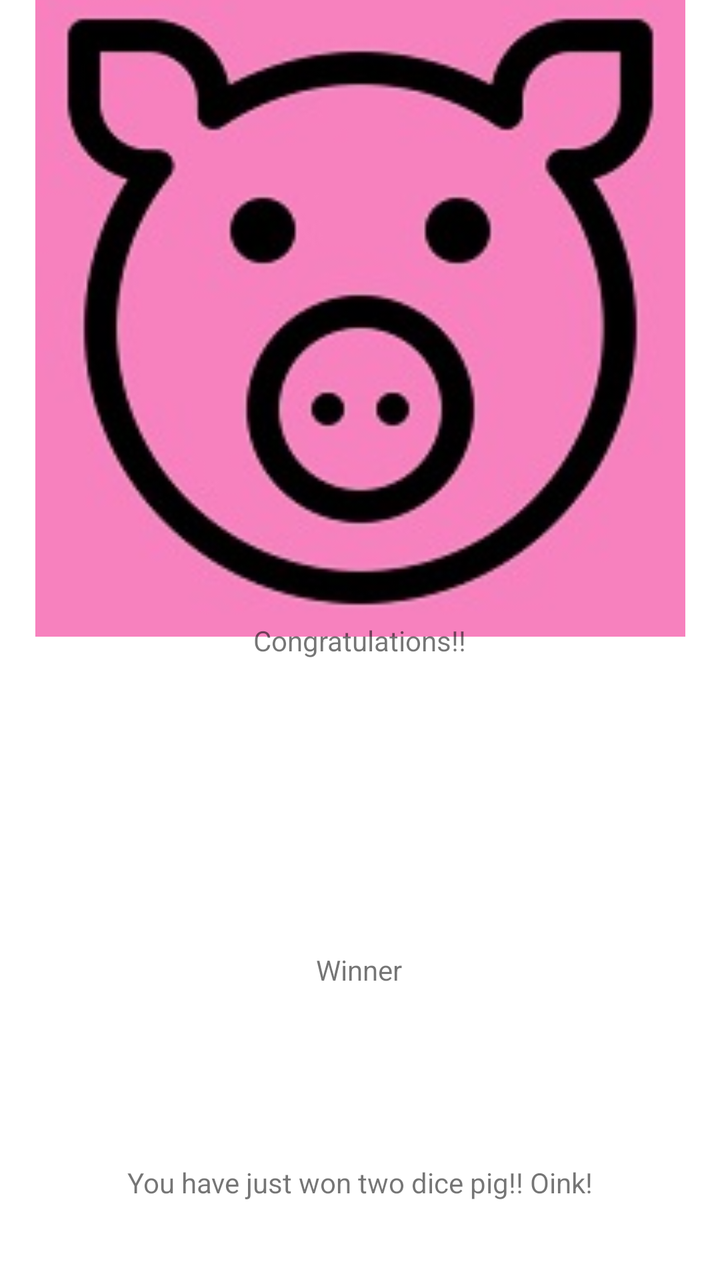
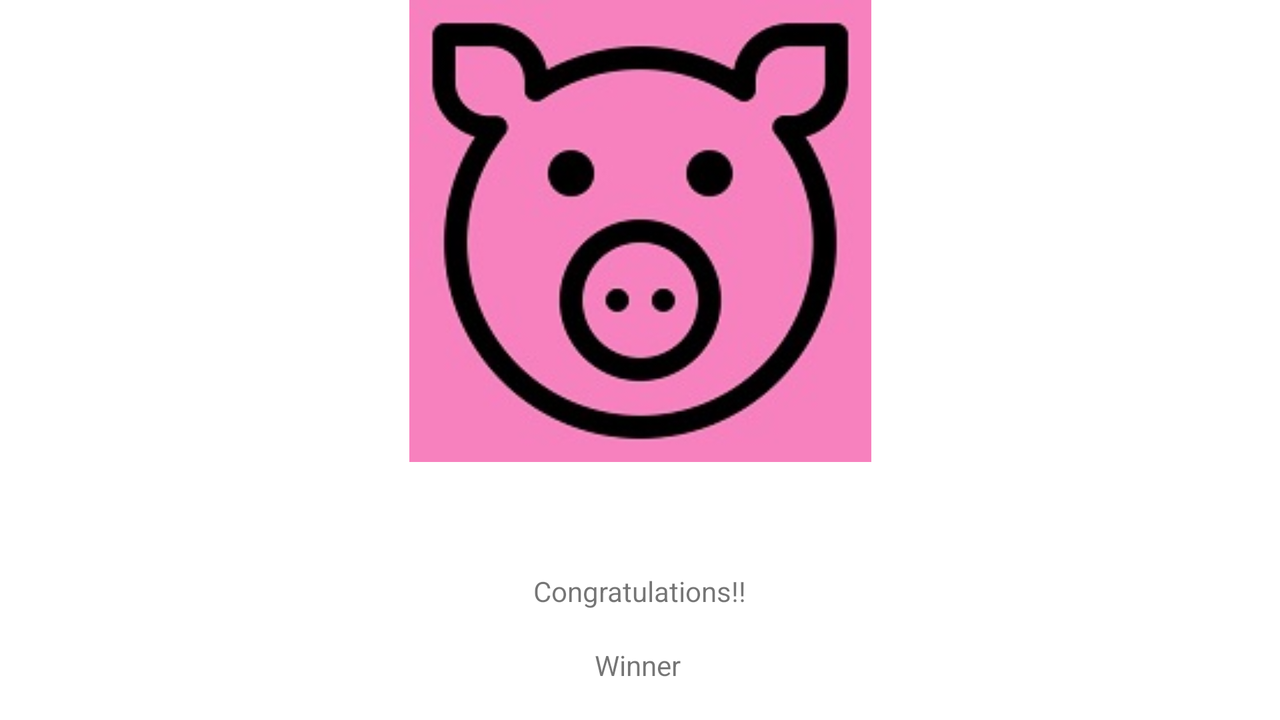

The same Android screen from two of the app's own layout files: first res/layout/ as a phone draws it, then the repository's variant for another configuration, drawn on a device whose configuration selects that folder. Both files follow.
<!-- AndroidManifest.xml: application theme Theme.2dicePig -->
<!-- res/layout/activity_display_winner.xml -->
<?xml version="1.0" encoding="utf-8"?>
<androidx.constraintlayout.widget.ConstraintLayout xmlns:android="http://schemas.android.com/apk/res/android"
    xmlns:app="http://schemas.android.com/apk/res-auto"
    xmlns:tools="http://schemas.android.com/tools"
    android:id="@+id/congratsText"
    android:layout_width="match_parent"
    android:layout_height="match_parent">

    <ImageView
        android:id="@+id/imageView"
        android:layout_width="325dp"
        android:layout_height="327dp"
        app:layout_constraintBottom_toTopOf="@+id/textView"
        app:layout_constraintEnd_toEndOf="parent"
        app:layout_constraintStart_toStartOf="parent"
        app:layout_constraintTop_toTopOf="parent"
        app:srcCompat="@drawable/pig"
        android:contentDescription="@string/todo" />

    <TextView
        android:id="@+id/textView"
        android:layout_width="wrap_content"
        android:layout_height="wrap_content"
        android:text="@string/congrats"
        app:layout_constraintBottom_toBottomOf="parent"
        app:layout_constraintEnd_toEndOf="parent"
        app:layout_constraintStart_toStartOf="parent"
        app:layout_constraintTop_toTopOf="parent" />

    <TextView
        android:id="@+id/winner"
        android:layout_width="wrap_content"
        android:layout_height="wrap_content"
        android:text="@string/winner"
        app:layout_constraintBottom_toBottomOf="parent"
        app:layout_constraintEnd_toEndOf="parent"
        app:layout_constraintHorizontal_bias="0.498"
        app:layout_constraintStart_toStartOf="parent"
        app:layout_constraintTop_toBottomOf="@+id/textView" />

    <TextView
        android:id="@+id/textView3"
        android:layout_width="wrap_content"
        android:layout_height="wrap_content"
        android:layout_marginTop="48dp"
        android:text="@string/youHaveWon"
        app:layout_constraintBottom_toBottomOf="parent"
        app:layout_constraintEnd_toEndOf="parent"
        app:layout_constraintStart_toStartOf="parent"
        app:layout_constraintTop_toBottomOf="@+id/winner" />
</androidx.constraintlayout.widget.ConstraintLayout>
<!-- resources referenced by this layout -->
<resources>
  <!-- drawable pig: png bitmap (drawable, 49865 bytes) -->
  <string name="congrats">Congratulations!!</string>
  <string name="todo">TODO</string>
  <string name="winner">Winner</string>
  <string name="youHaveWon">You have just won two dice pig!! Oink!</string>
  <style name="Theme.2dicePig" parent="Theme.MaterialComponents.DayNight.DarkActionBar">
          
          <item name="colorPrimary">@color/purple_500</item>
          <item name="colorPrimaryVariant">@color/purple_700</item>
          <item name="colorOnPrimary">@color/white</item>
          
          <item name="colorSecondary">@color/teal_200</item>
          <item name="colorSecondaryVariant">@color/teal_700</item>
          <item name="colorOnSecondary">@color/black</item>
          
          <item name="android:statusBarColor" tools:targetApi="l">?attr/colorPrimaryVariant</item>
          
      </style>
</resources>
<!-- res/layout-land/activity_display_winner.xml (the repository's variant of the layout above) -->
<!-- drawn on the phone turned sideways -->
<?xml version="1.0" encoding="utf-8"?>
<androidx.constraintlayout.widget.ConstraintLayout xmlns:android="http://schemas.android.com/apk/res/android"
    xmlns:app="http://schemas.android.com/apk/res-auto"
    xmlns:tools="http://schemas.android.com/tools"
    android:id="@+id/congratsText"
    android:layout_width="match_parent"
    android:layout_height="match_parent">

    <ImageView
        android:id="@+id/imageView"
        android:layout_width="295dp"
        android:layout_height="231dp"
        android:contentDescription="@string/todo"
        app:layout_constraintEnd_toEndOf="parent"
        app:layout_constraintStart_toStartOf="parent"
        app:layout_constraintTop_toTopOf="parent"
        app:srcCompat="@drawable/pig" />

    <TextView
        android:id="@+id/textView"
        android:layout_width="wrap_content"
        android:layout_height="wrap_content"
        android:text="@string/congrats"
        app:layout_constraintBottom_toBottomOf="parent"
        app:layout_constraintEnd_toEndOf="parent"
        app:layout_constraintStart_toStartOf="parent"
        app:layout_constraintTop_toBottomOf="@+id/imageView" />

    <TextView
        android:id="@+id/winner"
        android:layout_width="wrap_content"
        android:layout_height="wrap_content"
        android:text="@string/winner"
        app:layout_constraintBottom_toBottomOf="parent"
        app:layout_constraintEnd_toEndOf="parent"
        app:layout_constraintHorizontal_bias="0.498"
        app:layout_constraintStart_toStartOf="parent"
        app:layout_constraintTop_toBottomOf="@+id/textView" />

    <TextView
        android:id="@+id/textView3"
        android:layout_width="wrap_content"
        android:layout_height="wrap_content"
        android:layout_marginTop="37dp"
        android:layout_marginBottom="25dp"
        android:text="@string/youHaveWon"
        app:layout_constraintBottom_toBottomOf="parent"
        app:layout_constraintEnd_toEndOf="parent"
        app:layout_constraintStart_toStartOf="parent"
        app:layout_constraintTop_toBottomOf="@+id/winner" />
</androidx.constraintlayout.widget.ConstraintLayout>
